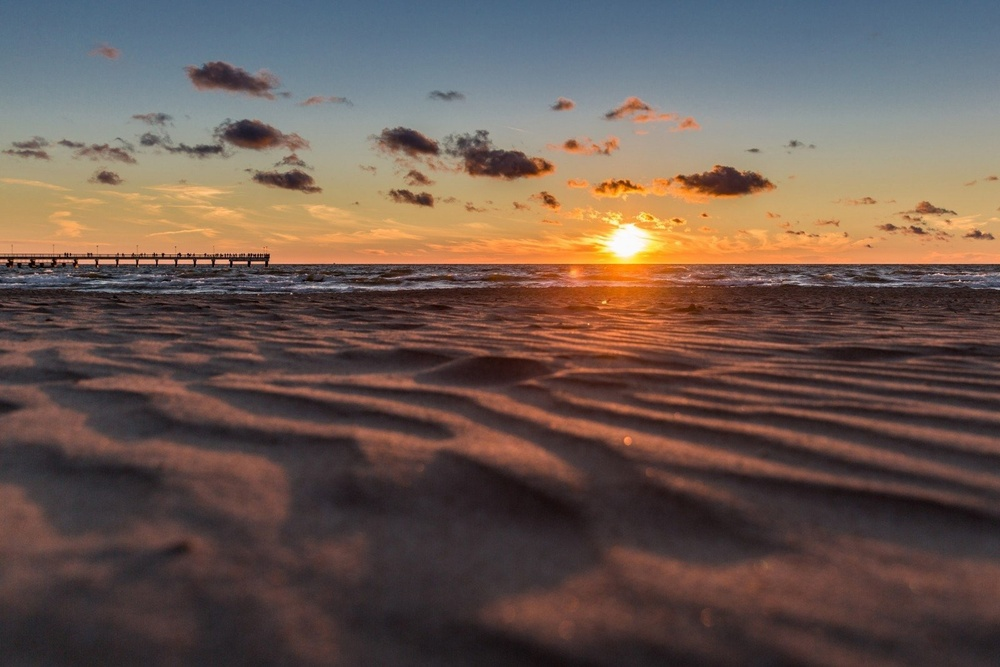
#> input picture Python/Image.jpg, 1000 x 667 px, shrunk from 1600 x 1067 before the run
$ python Task4.py
#> lines starting #> are read from the running program, lines starting #| are printed output that depends on the picture; after the words box and inside, x2 and y2 are one past the last pixel; in counts of white or black regions, pixels touching at a corner belong together
import random
import cv2


def add_noise(img):

   row, col = img.shape
   number_of_pixels = random.randint(300, 10000)
   for i in range(number_of_pixels):

       y_coord = random.randint(0, row - 1)
       x_coord = random.randint(0, col - 1)
       img[y_coord][x_coord] = 255

   number_of_pixels = random.randint(300, 10000)
   for i in range(number_of_pixels):

       y_coord = random.randint(0, row - 1)
       x_coord = random.randint(0, col - 1)
       img[y_coord][x_coord] = 0

   return img

img = cv2.imread('Image.jpg', cv2.IMREAD_GRAYSCALE)
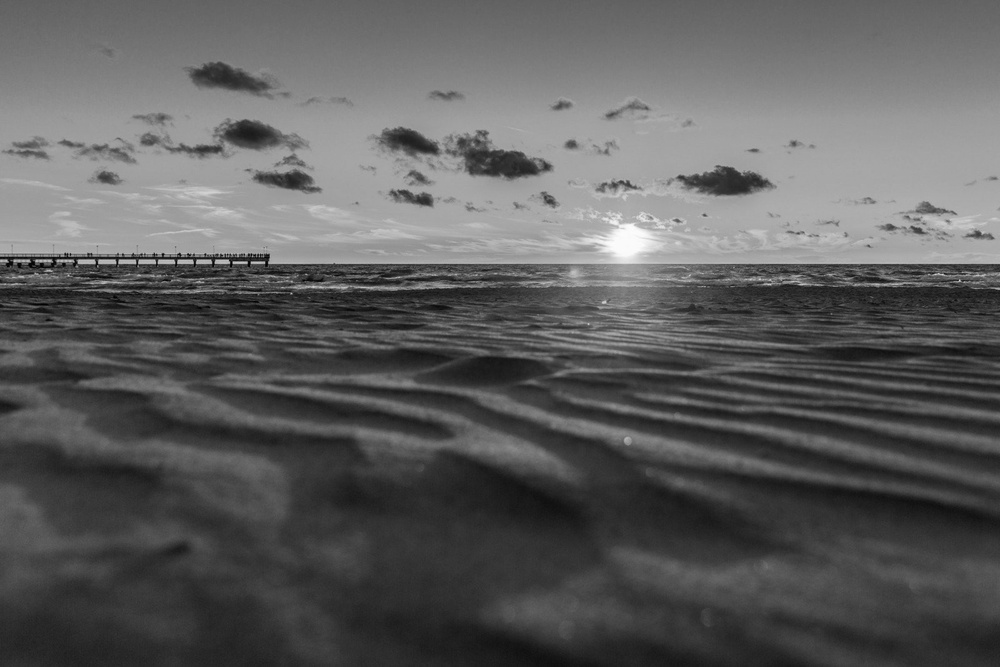
#> img: shape (667, 1000); min 0, max 255, mean 93.2


cv2.imwrite('salt-and-pepper-example.jpg', add_noise(img))
#> after the loop in add_noise, `for i in range(number_of_pixels):`:
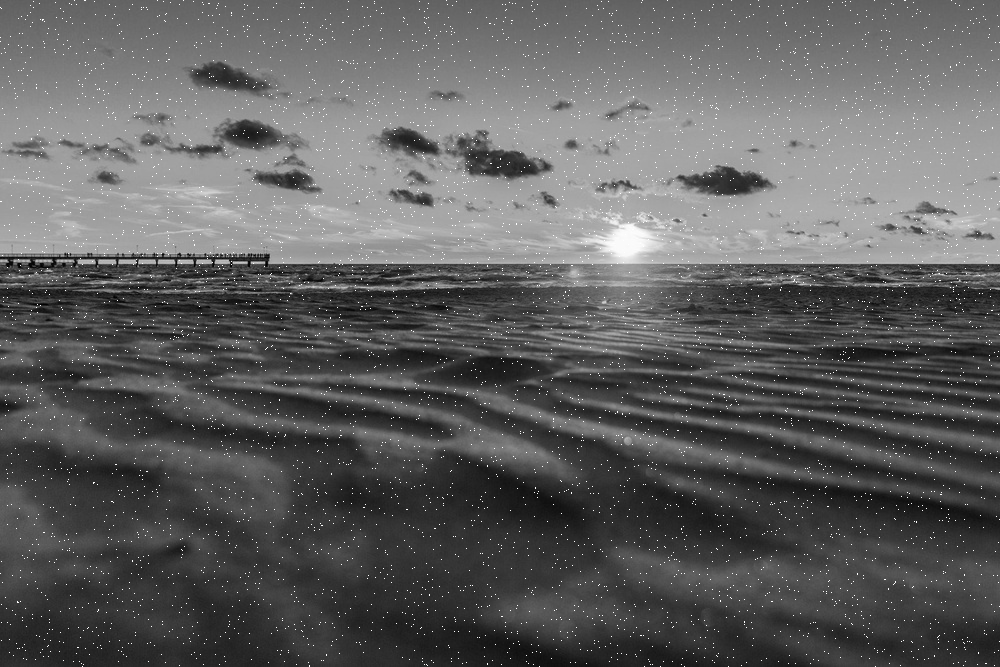
#> img: shape (667, 1000); 0.99% of pixels changed, all inside (x1, y1, x2, y2) = (0, 0, 1000, 667)
#> after the loop in add_noise, `for i in range(number_of_pixels):`:
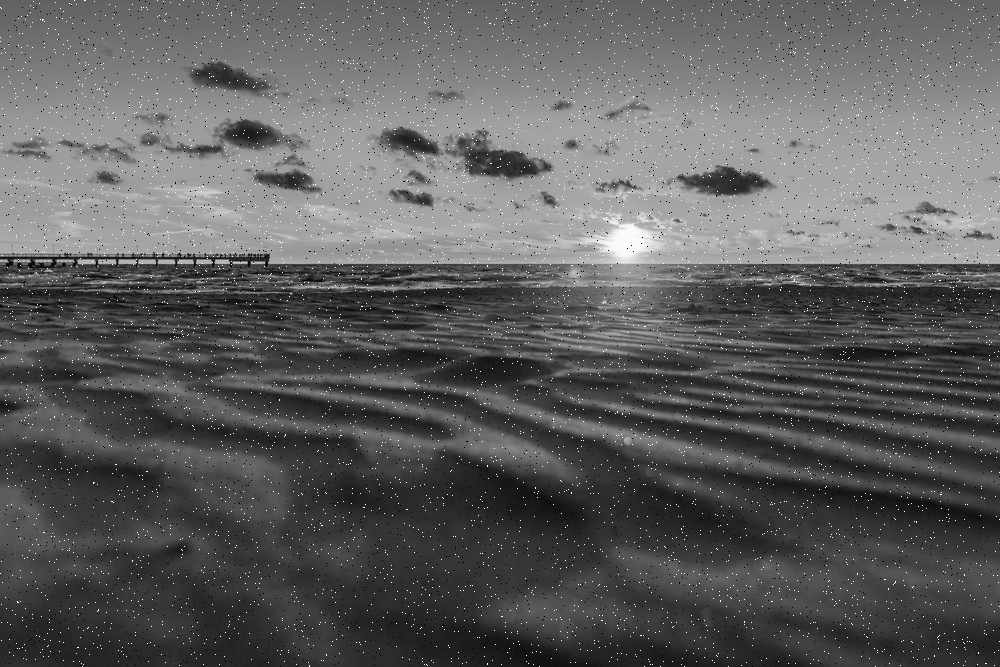
#> img: shape (667, 1000); 0.64% of pixels changed, all inside (x1, y1, x2, y2) = (0, 0, 1000, 667)


img2 = cv2.imread('salt-and-pepper-example.jpg')
#> img2: shape (667, 1000, 3); min 0, max 255, mean 94.2

median = -cv2.medianBlur(src = img2, ksize=5)
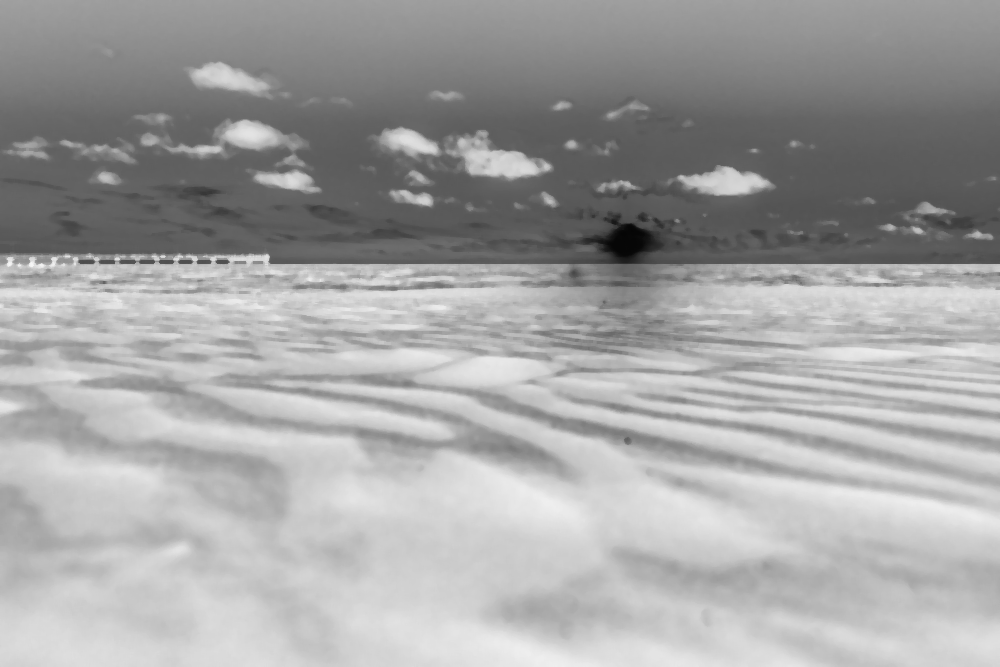
#> median: shape (667, 1000, 3); min 5, max 247, mean 162.9

cv2.imwrite('median.jpg',median)

gaussian_blur = cv2.GaussianBlur(src=img2, ksize=(5,5), sigmaX = 0, sigmaY=0)

cv2.imwrite('gaussian.jpg',gaussian_blur)

bilateral_filter = cv2.bilateralFilter(src=img2, d=9, sigmaColor=75, sigmaSpace=75)

cv2.imwrite('bilateral.jpg',bilateral_filter)
